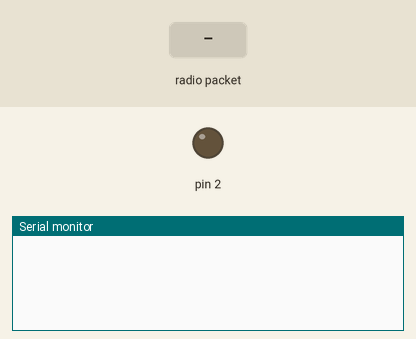
Bench run of a sketch on a simulated Arduino Uno, built with avr-gcc and run on an emulated ATmega328P. Parts: output pins drawn as LEDs (lit = HIGH), the last lines printed to the serial monitor. The test bench sets the inputs (shaded band). No radio packets arrive unless stated.

Above: at 1.2 s.
1.3 s: radio packet "LuzOnn" arrives
At 2.4 s:
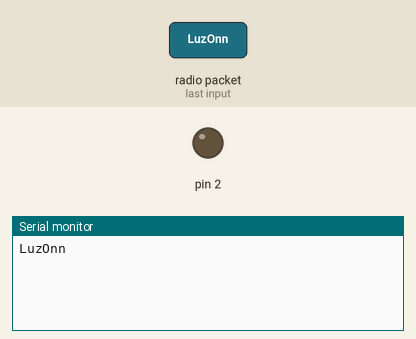
2.8 s: radio packet "LuzOff" arrives
At 3.5 s:
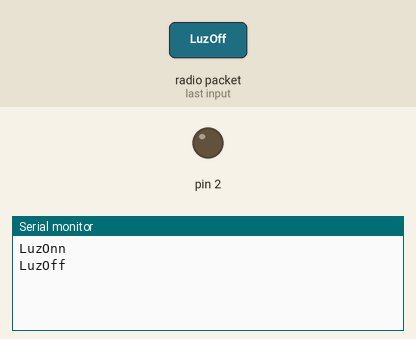
4.3 s: radio packet "1" arrives
At 4.6 s:
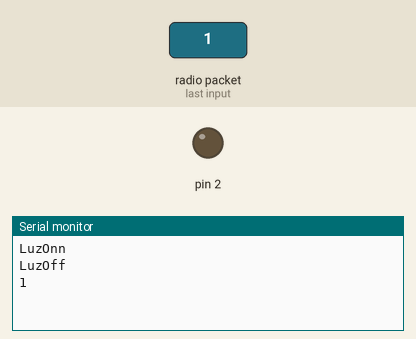

The sketch:

Arduino_Receptor.ino
```cpp
#include <SPI.h>
#include "nRF24L01.h"
#include "RF24.h"


RF24 radio(9, 10); //Establezco los pines de CE y CS
const uint64_t pipe = { 0xF0F0F0F0E1LL}; //Pipe de comunicacion a usar. Puede ser cualquier cadena de 40-bits hexa. Tiene que ser la misma que la del receptor
const String miHabitacion = "HABI1";
void setup()
{
  pinMode(2, OUTPUT);
  pinMode(10, OUTPUT);
  Serial.begin(9600);
  radio.begin();
  radio.openReadingPipe(1, pipe); //Numero de pipe a abrir, pipe
  radio.startListening(); //Comienza a escuchar

}

void accionar(String accion){
  if(accion == "LuzOnn"){
    digitalWrite(2, 1);
  }
  else if(accion == "LuzOff"){
    digitalWrite(2, 0);
  }
}

void procesador(char mensaje[]){
  String accion="";
  for(int i=0;i<6;i++){
    accion+=mensaje[i];
  }
  String habitacion="";
  for(int i=7;i<12;i++){
    habitacion+=mensaje[i];
  }

  if(habitacion == miHabitacion){
    accionar(accion);
  }
}

void loop()
{
  int largoMensaje = 13;
  char mensaje[largoMensaje];
  if ( radio.available() )
  {
    radio.read(mensaje, largoMensaje);
    Serial.println(mensaje);
    delay(100);
  }
  procesador(mensaje);
}
```

Measured:
- after the input at 1.3 s, the serial monitor: prints a new line at once (image 1)
- after the input at 2.8 s, the serial monitor: prints a new line at once (image 2)
- after the input at 4.3 s, the serial monitor: prints a new line at once (image 3)
